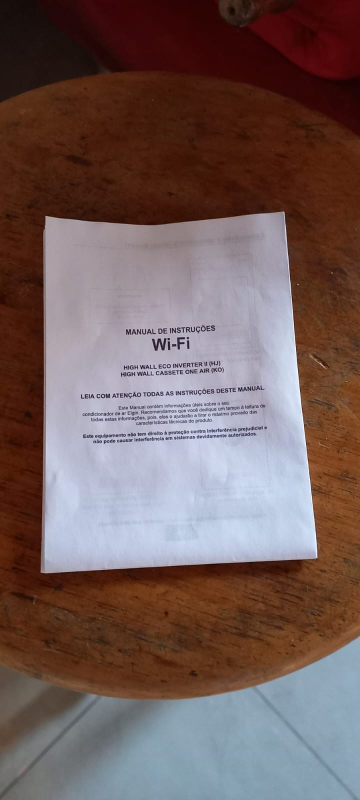
#> input picture assets/image1A.jpeg, 720 x 1600 px (shown at 1/2 size); its folder holds only this picture in this run
$ python -i main.py   (imports and definitions only)
#> lines starting #> are read from the running program, lines starting #| are printed output that depends on the picture; after the words box and inside, x2 and y2 are one past the last pixel; in counts of white or black regions, pixels touching at a corner belong together
#> further down, picture is the input picture: shape (1600, 720, 3); mean B, G, R 91.6, 93.9, 114.9
import tkinter as tk
from tkinter import filedialog, messagebox

from ocr import extrair_texto

import cv2
import numpy as np
from PIL import Image, ImageTk

IMAGEM_TESTE = "./assets/identidade-mc-lovin.jpg"

# [58 lines left out: functions order_points, four_point_transform, not called in this run]


def scan_detection(image):
    global document_contour

    # Obtém dinamicamente a largura e altura da imagem original
    HEIGHT, WIDTH = image.shape[:2]
#> HEIGHT = 1600; WIDTH = 720

    document_contour = np.array([[0, 0], [WIDTH, 0], [WIDTH, HEIGHT], [0, HEIGHT]])

    gray = cv2.cvtColor(image, cv2.COLOR_BGR2GRAY)
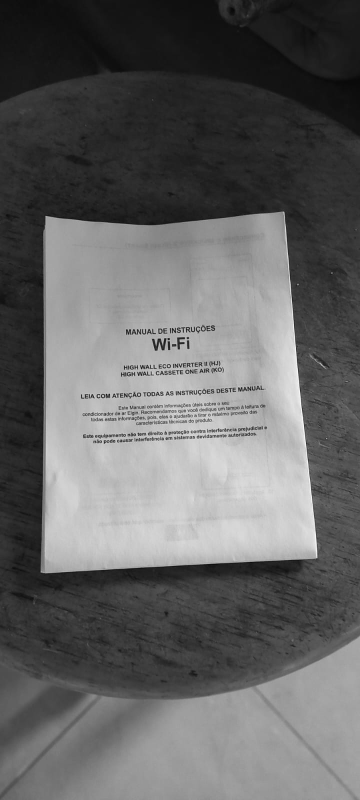
#> gray: shape (1600, 720) (shown at 1/2 size); min 2, max 255, mean 99.9
    blurred = cv2.GaussianBlur(gray, (5, 5), 0)
    _, threshold_img = cv2.threshold(
        blurred, 0, 255, cv2.THRESH_BINARY + cv2.THRESH_OTSU
    )
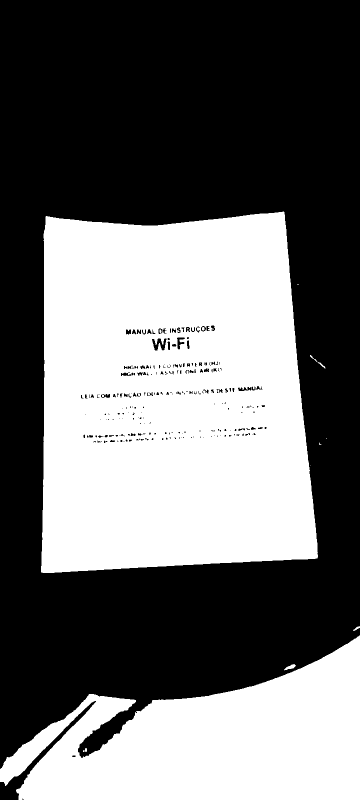
#> threshold_img: shape (1600, 720) (shown at 1/2 size); 43% white; 16 white regions (8 under 20 px)
    contours, _ = cv2.findContours(
        threshold_img, cv2.RETR_EXTERNAL, cv2.CHAIN_APPROX_SIMPLE
    )
#> contours = 11 contours, 6 with area under 20; largest, box (x1, y1, x2, y2) and area: (82, 423, 636, 1146) 355402, (0, 1271, 720, 1600) 141744, (568, 1328, 592, 1341) 110, (620, 710, 651, 737) 55, (706, 1252, 720, 1262) 36
    contours = sorted(contours, key=cv2.contourArea, reverse=True)

    max_area = 0
    max_contour = None

    for contour in contours:
        area = cv2.contourArea(contour)
        if area > 1000:
            perimeter = cv2.arcLength(contour, True)
            approx = cv2.approxPolyDP(contour, 0.02 * perimeter, True)
            if area > max_area and len(approx) == 4:
                document_contour = approx
                max_area = area
#> this loop made 11 passes
#> (area, perimeter, document_contour, max_area) on pass 1: (355402, 2504.1, [[567, 423], [91, 433], [82, 1144], [634, 1116]], 355402)
#> (area, perimeter) on pass 2: (141744.5, 2832.4)
#> after the loop, max_area = 355402

# [17 lines left out: function preprocessamento, not called in this run]


class ImagePreprocessorApp:
    #Etapas do pipeline (chave interna, título)
    ETAPAS = [
        ("original", "Entrada"),
        ("gray", "Escala de cinza"),
        ("blur", "Gaussian Blur"),
        ("threshold", "Threshold"),
        ("warped", "Documento digitalizado"),
    ]

    # [206 lines left out: functions __init__, carregar, processar, executar_ocr, salvar_texto, salvar and 1 more, not called in this run]


# [4 lines not run here, left out]

>>> import cv2
>>> picture = cv2.imread('assets/image1A.jpeg')
>>> result = scan_detection(picture)

$ run again, on assets/image2A.jpeg
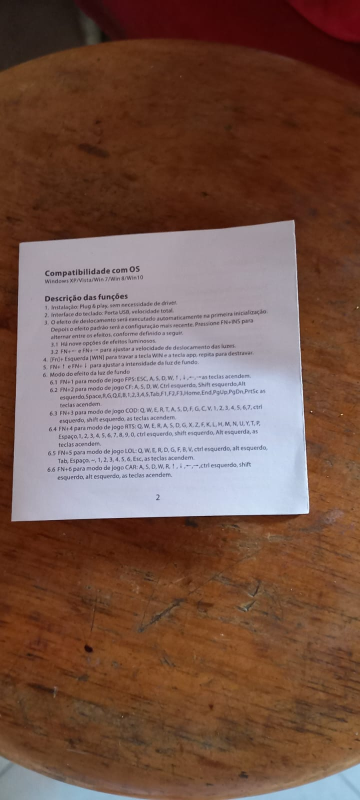
#> input picture assets/image2A.jpeg, 720 x 1600 px (shown at 1/2 size)
#> picture is the input picture: shape (1600, 720, 3); mean B, G, R 75.7, 87.2, 118.1
#> in scan_detection, `gray = cv2.cvtColor(image, cv2.COLOR_BGR2GRAY)`:
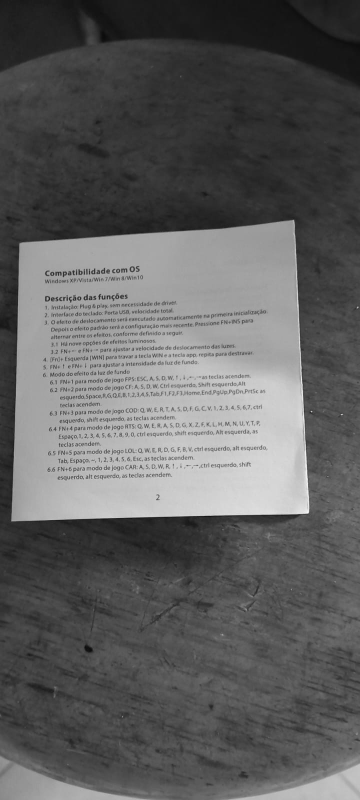
#> gray: shape (1600, 720) (shown at 1/2 size); min 11, max 254, mean 95.2
#> in scan_detection, `_, threshold_img = cv2.threshold( blurred, 0, 255, cv2.THRESH_BINARY +..`:
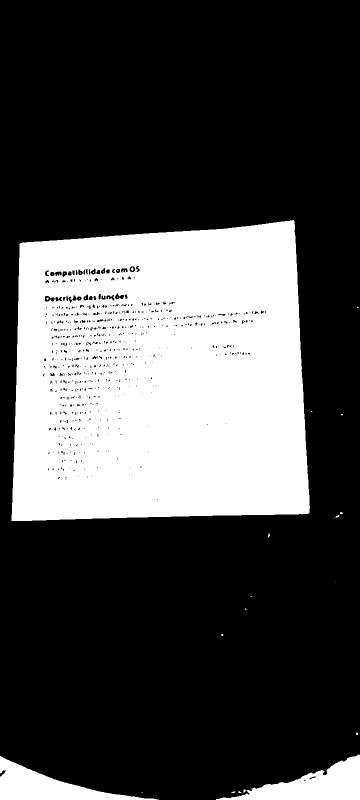
#> threshold_img: shape (1600, 720) (shown at 1/2 size); 29.7% white; 30 white regions (23 under 20 px)
#> contours = 19 contours, 16 with area under 20; largest, box (x1, y1, x2, y2) and area: (23, 440, 620, 1042) 324580, (432, 1509, 720, 1600) 11324, (0, 1512, 318, 1600) 10100
#> the loop in scan_detection, `for contour in contours:` made 19 passes
#> (area, perimeter, document_contour, max_area) on pass 1: (324579.5, 2330.3, [[587, 440], [39, 488], [23, 1041], [618, 1025]], 324579.5)
#> after the loop in scan_detection, `for contour in contours:`: max_area = 324579.5

$ run again, on assets/image1B.jpeg
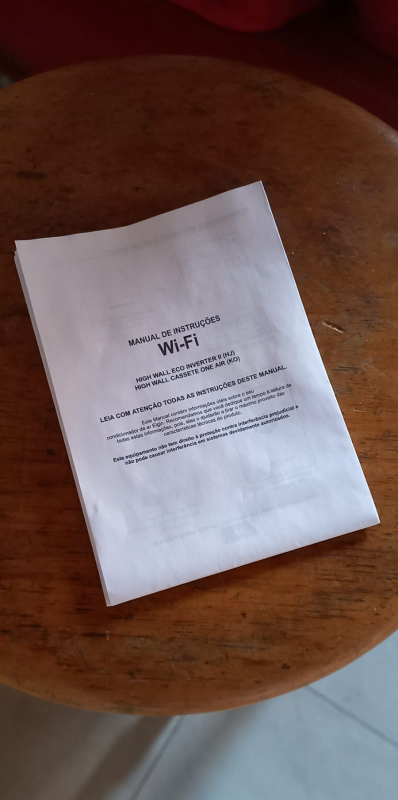
#> input picture assets/image1B.jpeg, 796 x 1600 px (shown at 1/2 size)
#> picture is the input picture: shape (1600, 796, 3); mean B, G, R 83.1, 86.7, 108.6
#> in scan_detection, `gray = cv2.cvtColor(image, cv2.COLOR_BGR2GRAY)`:
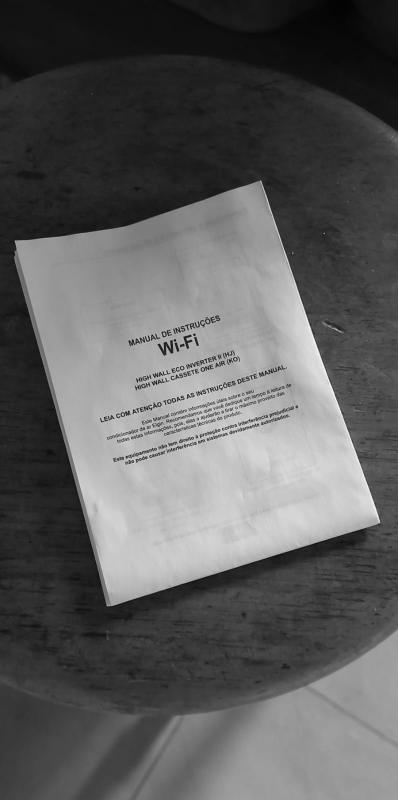
#> gray: shape (1600, 796) (shown at 1/2 size); min 2, max 255, mean 92.9
#> in scan_detection, `_, threshold_img = cv2.threshold( blurred, 0, 255, cv2.THRESH_BINARY +..`:
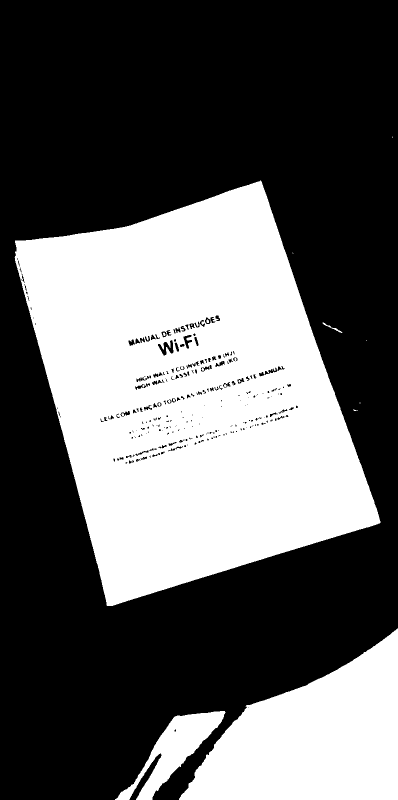
#> threshold_img: shape (1600, 796) (shown at 1/2 size); 38.5% white; 24 white regions (16 under 20 px)
#> contours = 9 contours, 5 with area under 20; largest, box (x1, y1, x2, y2) and area: (29, 361, 761, 1212) 392182, (358, 1257, 796, 1600) 89334, (230, 1422, 451, 1600) 12519, (645, 645, 685, 666) 76
#> the loop in scan_detection, `for contour in contours:` made 9 passes
#> (area, perimeter, document_contour, max_area) on pass 1: (392181.5, 2750.8, [[521, 361], [30, 481], [214, 1211], [760, 1045]], 392181.5)
#> after the loop in scan_detection, `for contour in contours:`: max_area = 392181.5

$ run again, on assets/image2B.jpeg
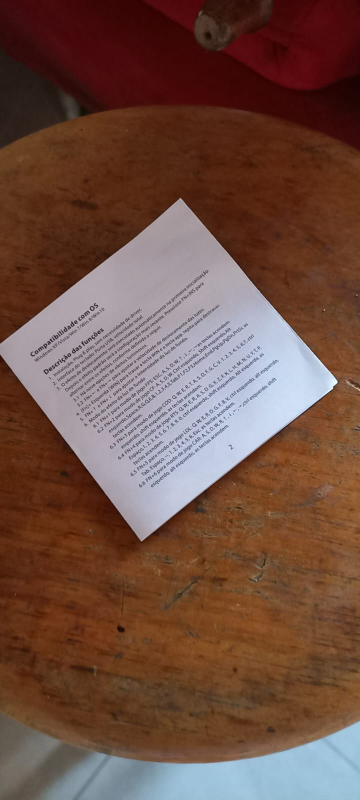
#> input picture assets/image2B.jpeg, 720 x 1600 px (shown at 1/2 size)
#> picture is the input picture: shape (1600, 720, 3); mean B, G, R 67.9, 79.7, 112.1
#> in scan_detection, `gray = cv2.cvtColor(image, cv2.COLOR_BGR2GRAY)`:
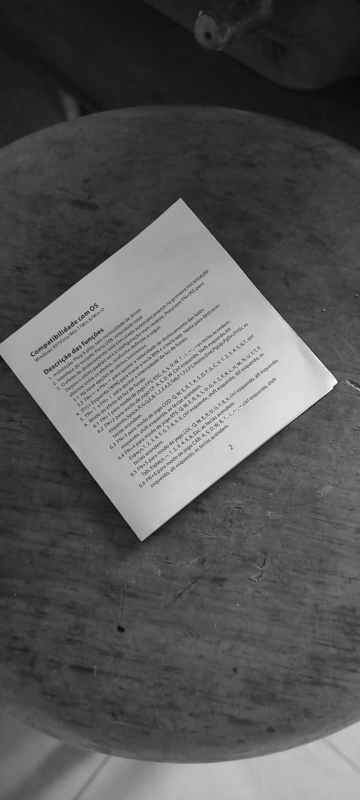
#> gray: shape (1600, 720) (shown at 1/2 size); min 7, max 254, mean 88.1
#> in scan_detection, `_, threshold_img = cv2.threshold( blurred, 0, 255, cv2.THRESH_BINARY +..`:
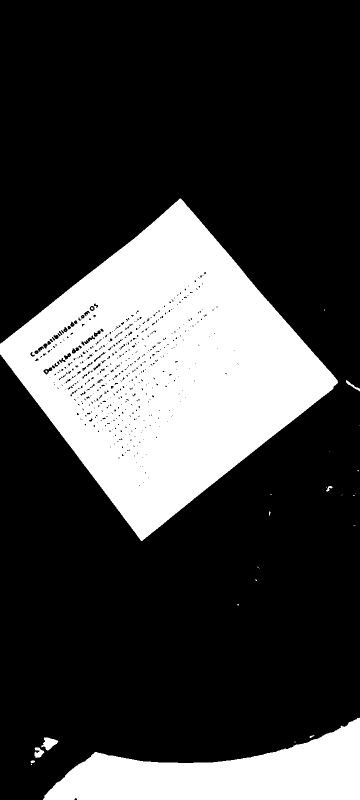
#> threshold_img: shape (1600, 720) (shown at 1/2 size); 25.2% white; 36 white regions (28 under 20 px)
#> contours = 25 contours, 18 with area under 20; largest, box (x1, y1, x2, y2) and area: (0, 397, 676, 1082) 236829, (86, 1435, 720, 1600) 55535, (82, 1475, 117, 1501) 449, (69, 1495, 89, 1516) 218, (692, 760, 720, 783) 104, (652, 972, 665, 983) 44, (61, 1521, 70, 1526) 26
#> the loop in scan_detection, `for contour in contours:` made 25 passes
#> (area, perimeter, document_contour, max_area) on pass 1: (236829, 2017.4, [[361, 397], [0, 687], [282, 1081], [675, 765]], 236829)
#> after the loop in scan_detection, `for contour in contours:`: max_area = 236829
